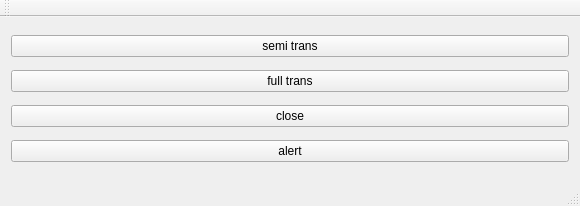
<?xml version="1.0" encoding="UTF-8"?>
<ui version="4.0">
 <class>MainWindow</class>
 <widget class="QMainWindow" name="MainWindow">
  <property name="geometry">
   <rect>
    <x>0</x>
    <y>0</y>
    <width>580</width>
    <height>206</height>
   </rect>
  </property>
  <property name="windowTitle">
   <string>MainWindow</string>
  </property>
  <widget class="QWidget" name="centralWidget">
   <layout class="QVBoxLayout" name="verticalLayout">
    <item>
     <widget class="QPushButton" name="pushButton">
      <property name="text">
       <string>semi trans</string>
      </property>
     </widget>
    </item>
    <item>
     <widget class="QPushButton" name="pushButton_2">
      <property name="text">
       <string>full trans</string>
      </property>
     </widget>
    </item>
    <item>
     <widget class="QPushButton" name="pushButton_3">
      <property name="text">
       <string>close</string>
      </property>
     </widget>
    </item>
    <item>
     <widget class="QPushButton" name="pushButton_4">
      <property name="text">
       <string>alert</string>
      </property>
     </widget>
    </item>
   </layout>
  </widget>
  <widget class="QMenuBar" name="menuBar">
   <property name="geometry">
    <rect>
     <x>0</x>
     <y>0</y>
     <width>580</width>
     <height>23</height>
    </rect>
   </property>
  </widget>
  <widget class="QToolBar" name="mainToolBar">
   <attribute name="toolBarArea">
    <enum>TopToolBarArea</enum>
   </attribute>
   <attribute name="toolBarBreak">
    <bool>false</bool>
   </attribute>
  </widget>
  <widget class="QStatusBar" name="statusBar"/>
 </widget>
 <layoutdefault spacing="6" margin="11"/>
 <resources/>
 <connections/>
</ui>
